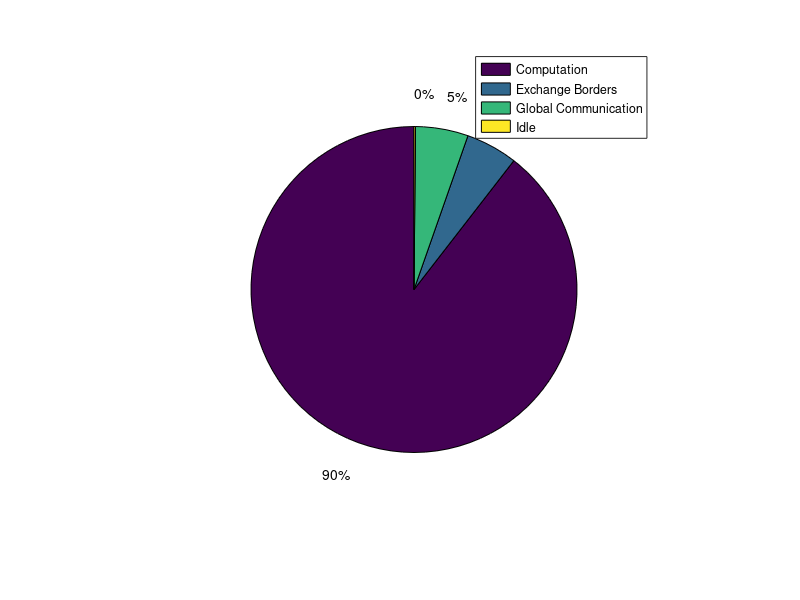

The MATLAB script that drew this image:
%% Data analysis
clear;

load timer_100.dat;
avg = mean(timer_100);
percentage_computation = avg(3)/avg(2);
percentage_exchange_borders = avg(4)/avg(2);
percentage_global_communication = avg(5)/avg(2);
percentage_idle = avg(6)/avg(2);

percentage = [percentage_computation, percentage_exchange_borders, percentage_global_communication, percentage_idle];
pie(percentage);

label = {'Computation'; 'Exchange Borders'; 'Global Communication'; 'Idle'};

legend(label);
